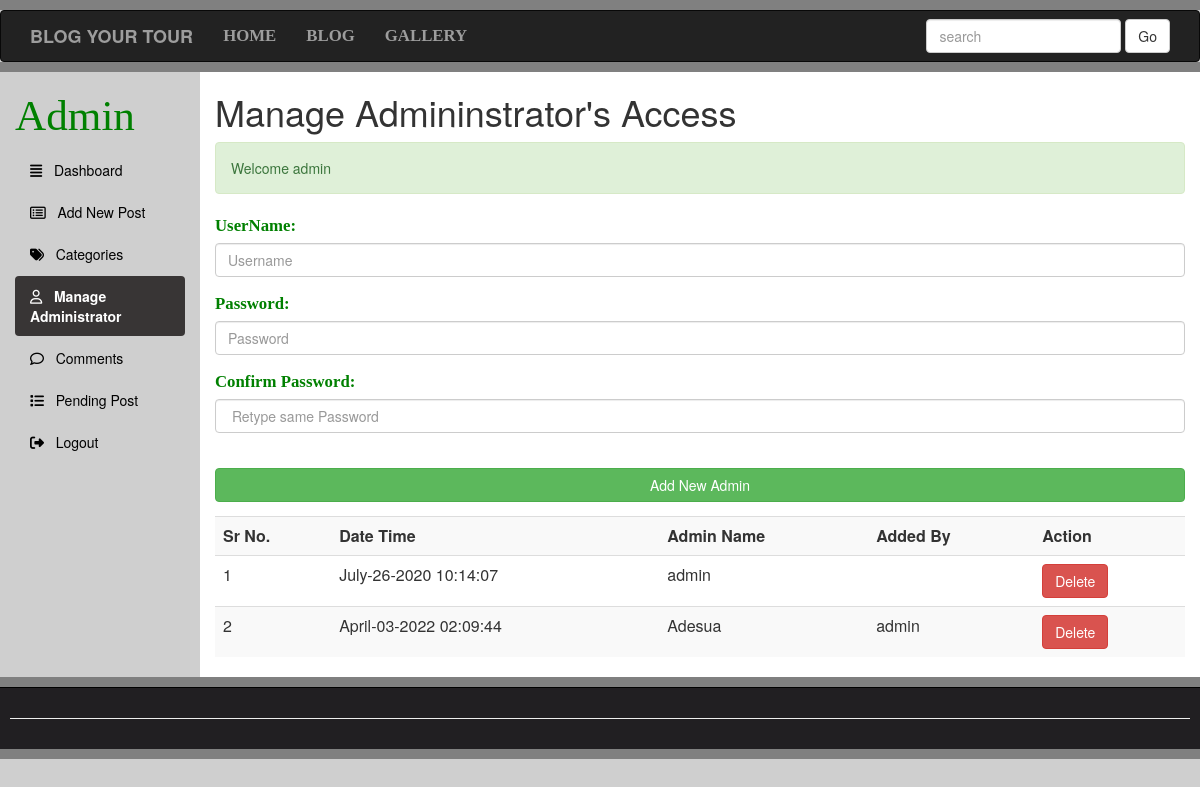
Page /Administrator.php (signed in) on the committed database.
### tables this page shows
CREATE TABLE `registration` (
  `id` int(10) NOT NULL,
  `datetime` varchar(50) NOT NULL,
  `username` varchar(100) NOT NULL,
  `password` varchar(200) NOT NULL,
  `addedby` varchar(100) NOT NULL
);

### Administrator.php (the view, shortened to what this page needs)
<?php require_once( 'Include/Sessions.php' );
?>
<!DOCTYPE>
<html>
<head>
<link rel = 'stylesheet'href = 'css/bootstrap.min.css'>
<link rel = 'stylesheet'href = 'css/adminstyles.css'>
<link rel = 'stylesheet'href = 'css/publicstyles.css'>
</head>
<body>
<div style = 'height: 10px; background:gray'></div>
<nav class = 'navbar navbar-inverse' role = 'navigation'>
<div class = 'container'>
<div class = 'navbar-header'>
<a class = 'navbar-brand' href = 'Blog.php'>
<b>BLOG YOUR TOUR</b>   </a>
</div>
<ul class = 'nav navbar-nav'>
<li><a href = 'Home.php' target = '_blank'>HOME</a></li>
<li><a href = 'Blog.php?Page=0' target = '_blank'>BLOG</a></li>
<li><a href = 'Gallery.php' target = '_blank'>GALLERY</a></li>
</ul>
<form action = 'Blog.php' class = 'navbar-form navbar-right'>
<div class = 'form-group'>
<input type = 'text' class = 'form-control' placeholder = 'search' name = 'Search'>
<button class = 'btn btn-default' name = 'SearchButton'>Go</button>
</form>
</div>
</nav>
<div class = 'Line' style = 'height: 10px; background:gray'></div>
<div class = 'container-fluid'>
<div class = 'row'>
<div class = 'col-sm-2'>
<h1><span class = 'FieldInfo'>Admin</span></h1>
<ul id = 'Side_Menu' class = 'nav nav-pills nav-stacked'>
<li><a href = 'dashboard.php'>
<i class = 'fas fa-align-justify'></i>
&nbsp;
Dashboard</a></li>
<li><a href = 'NewPost.php'>
<i class = 'far fa-list-alt'></i>
&nbsp;
Add New Post</a></li>
<li><a href = 'Categories.php'>
<i class = 'fas fa-tags'></i>
&nbsp;
Categories</a></li>
<li class = 'active'><a href = 'Administrator.php'>
<i class = 'far fa-user'></i>
&nbsp;
Manage Administrator</a></li>
<li><a href = 'Comments.php'>
<i class = 'far fa-comment'></i>
&nbsp;
Comments
    </a>
    </li>
    <li><a href = 'PendingPost.php'>
    <i class = 'fas fa-list'></i>
    &nbsp;
    Pending Post
        </a></li>
        <li><a href = 'AdminLogout.php'>
        <i class = 'fas fa-sign-out-alt'></i>
        &nbsp;
        Logout</a></li>
        </ul>
        </div>
        <div class = 'col-sm-10'>
        <h1>Manage Admininstrator's Access</h1>
        <?php echo Message();
        echo SuccessMessage();
        ?>
        <div>
        <form action = 'Administrator.php' method = 'post'>
        <fieldset>
        <div class = 'form-group'>
        <label for = 'Username'><span class = 'FieldInfo'>UserName:</span></label>
        <input class = 'form-control' type = 'text' name = 'Username' id = 'Username' placeholder = 'Username'>
        </div>
        <div class = 'form-group'>
        <label for = 'Password'><span class = 'FieldInfo'>Password:</span></label>
        <input class = 'form-control' type = 'Password' name = 'Password' id = 'Password' placeholder = 'Password'>
        </div>
        <div class = 'form-group'>
        <label for = 'ConfirmPassword'><span class = 'FieldInfo'>Confirm Password:</span></label>
        <input class = 'form-control' type = 'Password' name = 'ConfirmPassword' id = 'ConfirmPassword' placeholder = ' Retype same Password'>
        </div>
        <br>
        <input class = 'btn btn-success btn-block' type = 'Submit' name = 'Submit' value = 'Add New Admin'>
        </fieldset>
        </form>
        </div>
        <div class = 'table-responsive'>
        <table class = 'table table-striped table-hover'>
        <tr>
        <th>Sr No.</th>
        <th>Date Time</th>
        <th>Admin Name</th>
        <th>Added By</th>
        <th>Action</th>
        </tr>
        <?php
        global $Connection;
        $ViewQuery = 'SELECT * FROM registration ORDER BY datetime desc';
        $Execute = mysqli_query( $Connection, $ViewQuery );
        $SrNo = 0;
        while( $DataRows = mysqli_fetch_array( $Execute ) ) {
            $Id = $DataRows[ 'id' ];
            $DateTime = $DataRows[ 'datetime' ];
            $UserName = $DataRows[ 'username' ];
            $Admin = $DataRows[ 'addedby' ];
            $SrNo++;
            ?>
            <tr>
            <td><?php echo $SrNo;
            ?></td>
            <td><?php echo $DateTime;
            ?></td>
            <td><?php echo $UserName;
            ?></td>
            <td><?php echo $Admin;
            ?></td>
            <td><a href = "DeleteAdministrator.php?id=<?php echo $Id; ?>">
            <span class = 'btn btn-danger'>Delete</span>
            </a></td>
            </tr>
            <?php }
            ?>
            </table>
            </div>
            </div>
            </div>
            </div>
            <div style = 'height: 10px; background: gray;'></div>
            <div id = 'Footer'>
            <hr>
            </div>
            <div style = 'height: 10px; background: gray;'></div>
            </body>
            </html>

### css/adminstyles.css (style rules this page uses)
body { background-color: #cfcfcf; }
.col-sm-10 { background-color: #ffffff; }
#Side_Menu a { color: #000000; }
#Side_Menu .active a { color: #ffffff; background-color: rgb(56, 53, 53); font-weight: bold; }
#Footer { padding:10px; border-top: 1px solid black; color: #eeeeee; background-color: #211f22; text-align: center; }

### css/publicstyles.css (style rules this page uses)
.navbar-nav li { font-weight: bold; font-family: Bitter,Georgia,Times,"Times New Roman",serif; font-size:1.2em; }
.Line { margin-top:-20px; }

### Administrator.php (style rules this page uses)
.FieldInfo { color:green; font-family: Bitter, Georgia, 'Times New Roman', Times, serif; font-size: 1.2em; }

### rows in the picture
registration: datetime "July-26-2020 10:14:07", username "admin"
registration: datetime "April-03-2022 02:09:44", username "Adesua", addedby "admin"

### other values in the picture
SuccessMessage() "Welcome admin"
